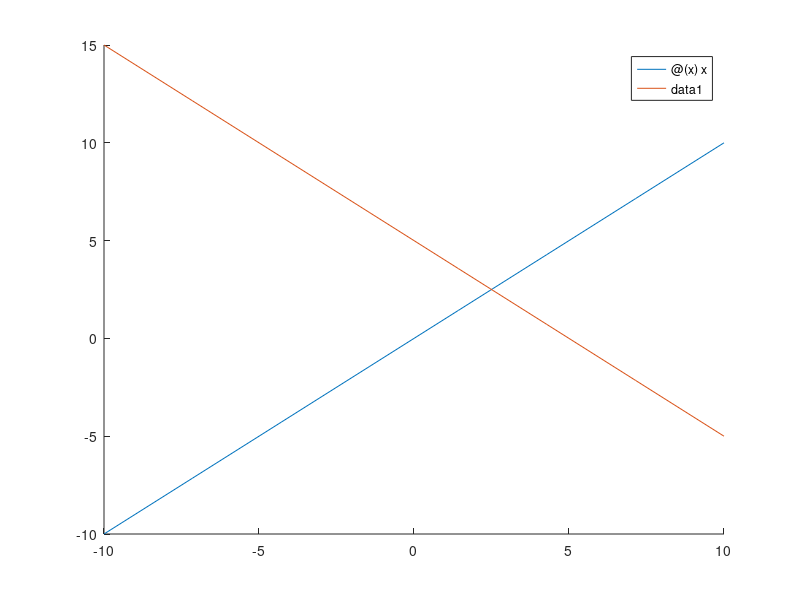

Source code (MATLAB): (Note: this script raises an error after producing the figure.)
clear; close all;
figure; hold on;

% (x1, x2)
fplot(@(x)x, [-10 10]); % x1 = x2
fplot(@(x)-x+5, [-10 10]);  % x1 = -x2+5
fplot(1, [-10 10]); % x2 = 1

plot(6, 5, '-o');

grid on;
xlim([-10 10]); ylim([-10 10]);
set(gca,'xtick',[-10:1:10])
set(gca,'ytick',[-10:1:10])
ax = gca;
ax.XAxisLocation = 'origin';
ax.YAxisLocation = 'origin';

